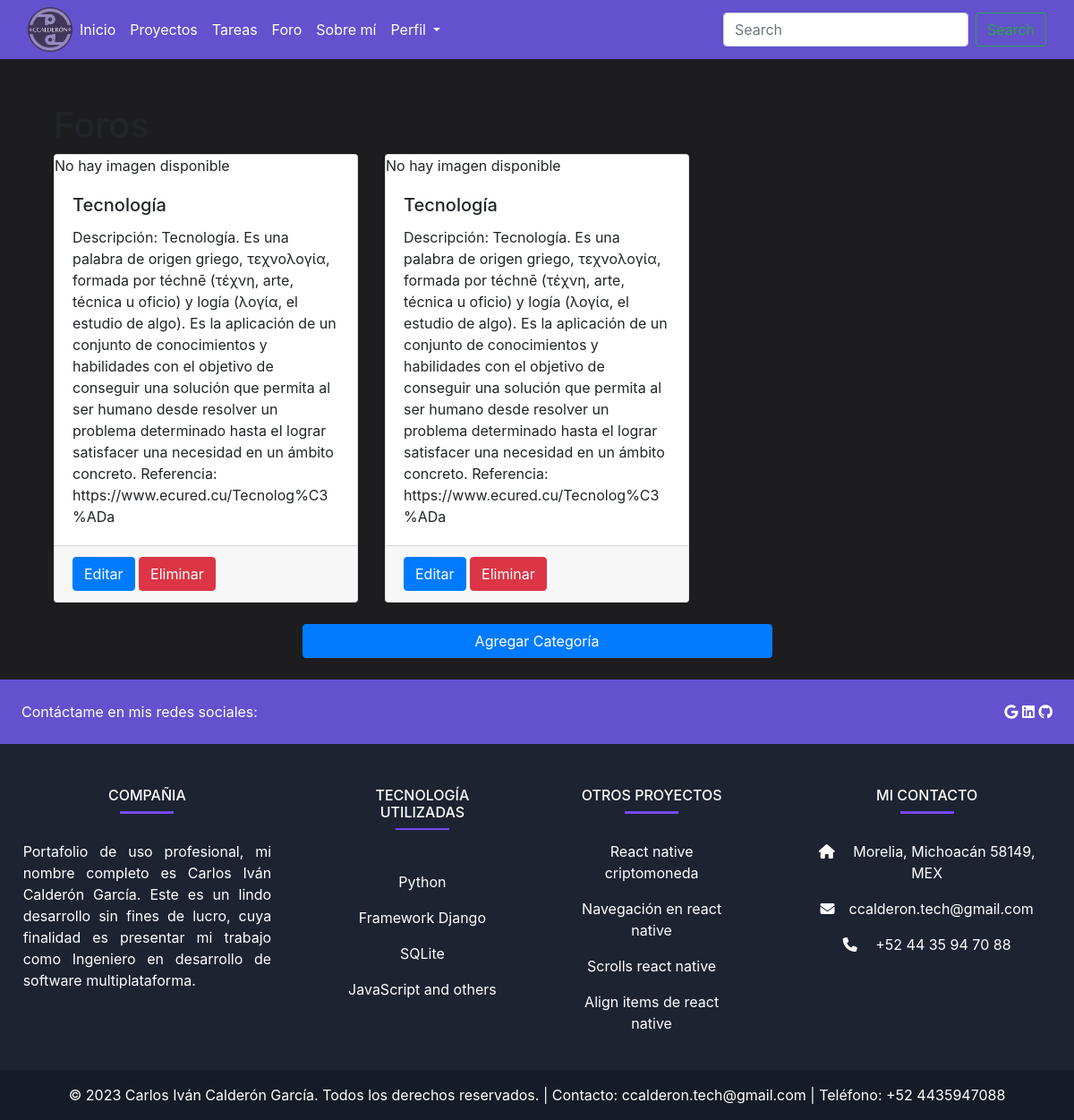
The app's page /foros/, older data.
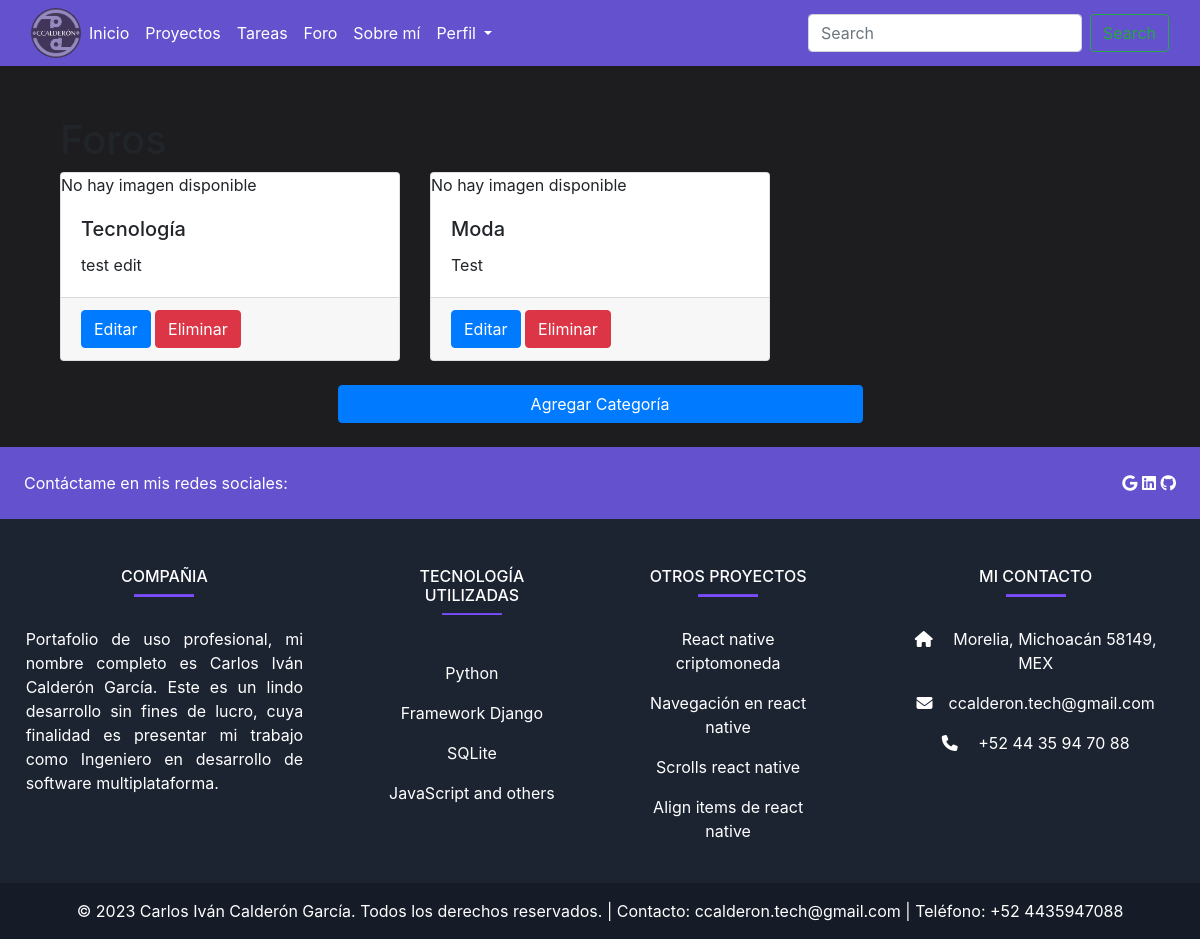
The same page, newer data.
### blog/models.py (models this page shows, shortened)
class CategoriaForo(models.Model):
    nombre = models.CharField(max_length=100)
    descripcion = models.TextField()
    fecha_creacion = models.DateTimeField(auto_now_add=True)
    fecha_modificacion = models.DateTimeField(auto_now=True)
    imagen = models.ImageField(upload_to='categoria_imagenes/', blank=True)
    class Meta:
        permissions = [
            ("crear_categoriaforo", "Puede agregar categoría de foro"),
            ("editar_categoriaforo", "Puede agregar categoría de foro"),
            ("eliminar_categoriaforo", "Puede eliminar categoría de foro"),
        ]

### blog/views.py (the view)
# urls.py: path("foros/", views.foros, name="foros"),
def foros(request):
    categorias = CategoriaForo.objects.all()
    return render(request, "foros.html", {"categorias": categorias})

### blog/templates/foros.html
{% extends 'base.html' %}
{% load static %}
{% block content %}
<div class="container">
  <h1>Foros</h1>
  <div class="row">
    {% for categoria in categorias %}
    <div class="col-lg-4 col-md-6 mb-4">
      <div class="card">
        {% if categoria.imagen %}
        <img src="{{ categoria.imagen.url }}" class="card-img-top" alt="{{ categoria.nombre }}">
        {% else %}
        <div class="no-imagen">No hay imagen disponible</div>
        {% endif %}
        <div class="card-body">
          <h5 class="card-title">{{ categoria.nombre }}</h5>
          <p class="card-text">{{ categoria.descripcion }}</p>
        </div>
        <div class="card-footer">
          <a href="{% url 'editar_categoria' categoria.id %}" class="btn btn-primary">Editar</a>
          <a href="{% url 'eliminar_categoria' categoria.id %}" class="btn btn-danger">Eliminar</a>
        </div>
      </div>
    </div>
    {% endfor %}
  </div>
  <div class="row justify-content-center mb-4">
    <div class="col-md-6">
      <a href="{% url 'crear_categoria' %}" class="btn btn-primary btn-block">Agregar Categoría</a>
    </div>
  </div>
</div>
{% endblock %}

### blog/templates/base.html (shortened to what this page needs)
{% load static %}
<!doctype html>
<html lang="en">
<head>
    <link rel="stylesheet" href="https://cdn.jsdelivr.net/npm/bootstrap@4.6.2/dist/css/bootstrap.min.css"
>
    <link rel='stylesheet' href='{% static "css/estilos.css"%}'>
    <link rel="stylesheet" href="https://cdnjs.cloudflare.com/ajax/libs/font-awesome/5.15.3/css/all.min.css"
 />
</head>
<body>
    {% include 'partials/_header.html' %}
    <div class="container">
        {% block content %}{%endblock%}
    </div>
    {% include 'partials/_footer.html' %}
</body>
</html>

### blog/templates/partials/_header.html (shortened to what this page needs)
{% load static %}
<nav class="navbar navbar-expand-lg navbar-light tone_purple mb-3">
    <div class="container-fluid">
        <img src="{% static 'image/logotipo.png' %}" alt="Logotipo" class="rounded-circle img-fluid logotipo-image">
        <div class="collapse navbar-collapse" id="navbarSupportedContent">
            <ul class="navbar-nav mr-auto">
                <li class="nav-item active">
                    <a class="nav-link text-white" href="/">Inicio <span class="sr-only">(current)</span></a>
                </li>
                <li class="nav-item">
                    <a class="nav-link text-white" href="/projects">Proyectos</a>
                </li>
                <li class="nav-item">
                    <a class="nav-link text-white" href="/tasks">Tareas</a>
                </li>
                <li class="nav-item">
                    <a class="nav-link text-white" href="/foros">Foro</a>
                </li>
                <li class="nav-item">
                    <a class="nav-link text-white" href="/about">Sobre mí</a>
                </li>
                <li class="nav-item dropdown">
                    {% if user.is_authenticated %}
                    <a class="nav-link dropdown-toggle text-white" href="#" id="navbarDropdown" role="button"
                        data-toggle="dropdown" aria-haspopup="true" aria-expanded="false">
                        <i class="bi bi-person-circle"></i> {{ user.username }}
                    </a>
                    {% else %}
                    <a class="nav-link dropdown-toggle text-white" href="#" id="navbarDropdown" role="button"
                        data-toggle="dropdown" aria-haspopup="true" aria-expanded="false">
                         Perfil
                    </a>
                    {% endif %}
                </li>
            </ul>
            <form class="form-inline my-2 my-lg-0">
                <input class="form-control mr-sm-2" type="search" placeholder="Search" aria-label="Search">
                <button class="btn btn-outline-success my-2 my-sm-0" type="submit">Search</button>
            </form>
        </div>
    </div>
</nav>

### blog/templates/partials/_footer.html (shortened to what this page needs)
<footer class="text-white" style="background-color: #1c2331">
    <section class="d-flex justify-content-between p-4" style="background-color: #6351ce">
        <div class="me-5">
            <span>Contáctame en mis redes sociales:</span>
        </div>
        <div>
            <a href="mailto:ccalderon.tech@gmail.com" class="text-white me-4">
                <i class="fab fa-google"></i>
            </a>
            <a href="https://www.linkedin.com/in/carlos-iv%C3%A1n-calder%C3%B3n/" class="text-white me-4">
                <i class="fab fa-linkedin"></i>
            </a>
            <a href="https://github.com/iCharly666/portafolio" class="text-white me-4">
                <i class="fab fa-github"></i>
            </a>
        </div>
    </section>
    <section>
        <div class="text-center text-md-start mt-5">
            <div class="row mt-3">
                <div class="col-md-3 col-lg-4 col-xl-3 mx-auto mb-4">
                    <h6 class="text-uppercase fw-bold">Compañia</h6>
                    <hr class="mb-4 mt-0 d-inline-block mx-auto"
                        style="width: 60px; background-color: #7c4dff; height: 2px">
                    <p class="text-justify">Portafolio de uso profesional, mi nombre completo es Carlos Iván Calderón
                        García. Este es un lindo desarrollo sin fines de lucro, cuya finalidad es presentar mi trabajo
                        como Ingeniero en desarrollo de software multiplataforma.</p>
                </div>
                <div class="col-md-2 col-lg-2 col-xl-2 mx-auto mb-4">
                    <h6 class="text-uppercase fw-bold">Tecnología Utilizadas</h6>
                    <hr class="mb-4 mt-0 d-inline-block mx-auto"
                        style="width: 60px; background-color: #7c4dff; height: 1px">
                    <p><a href="#!" class="text-white">Python</a></p>
                    <p><a href="#!" class="text-white">Framework Django</a></p>
                    <p><a href="#!" class="text-white">SQLite</a></p>
                    <p><a href="#!" class="text-white">JavaScript and others</a></p>
                </div>
                <div class="col-md-3 col-lg-2 col-xl-2 mx-auto mb-4">
                    <h6 class="text-uppercase fw-bold">Otros proyectos</h6>
                    <hr class="mb-4 mt-0 d-inline-block mx-auto"
                        style="width: 60px; background-color: #7c4dff; height: 2px">
                    <p><a href="https://snack.expo.dev/@icharly/criptomonedas" class="text-white">React native
                            criptomoneda</a></p>
                    <p><a href="https://snack.expo.dev/@icharly/64a317" class="text-white">Navegación en react
                            native</a></p>
                    <p><a href="https://snack.expo.dev/@icharly/combinada" class="text-white">Scrolls react native</a>
                    </p>
                    <p><a href="https://snack.expo.dev/@icharly/uplifting-turkish-delight" class="text-white">Align
                            items de react native</a></p>
                </div>
                <div class="col-md-4 col-lg-3 col-xl-3 mx-auto mb-md-0 mb-4">
                    <h6 class="text-uppercase fw-bold">Mi Contacto</h6>
                    <hr class="mb-4 mt-0 d-inline-block mx-auto"
                        style="width: 60px; background-color: #7c4dff; height: 2px">
                    <p><i class="fas fa-home mr-3"></i> Morelia, Michoacán 58149, MEX</p>
                    <p><i class="fas fa-envelope mr-3"></i>ccalderon.tech@gmail.com</p>
                    <p><i class="fas fa-phone mr-3"></i> +52 44 35 94 70 88</p>
                </div>
            </div>
        </div>
    </section>
    <div class="text-center p-3" style="background-color: rgba(0, 0, 0, 0.2)">
        &copy; 2023 Carlos Iván Calderón García. Todos los derechos reservados. | Contacto: ccalderon.tech@gmail.com |
        Teléfono: +52 4435947088
    </div>
</footer>

### blog/static/css/estilos.css (style rules this page uses)
* { margin: 0; padding: 0; }
body { height: 100%; background: #1d1d20; }
.logotipo-image { width: 50px; height: 50px; }
.tone_purple { background-color: #6351ce; }
.container { margin-top: 50px; }

Row changes from the older to the newer data that the page shows:
removed CategoriaForo: imagen "No hay imagen disponible", nombre "Tecnología", descripcion "Descripción: Tecnología. Es una palabra de origen griego, τεχνολογία, formada por téchnē (τέχνη, arte, técnica u oficio) y logía (λογία, el estudio de algo). Es la aplicación de un conjunto de conocimientos y habilidades con el objetivo de conseguir una solución que permita al ser humano desde resolver un problema determinado hasta el lograr satisfacer una necesidad en un ámbito concreto. Referencia: https://www.ecured.cu/Tecnolog%C3%ADa"
changed CategoriaForo "Tecnología": descripcion "Descripción: Tecnología. Es una palabra de origen griego, τεχνολογία, formada por téchnē (τέχνη, arte, técnica u oficio) y logía (λογία, el estudio de algo). Es la aplicación de un conjunto de conocimientos y habilidades con el objetivo de conseguir una solución que permita al ser humano desde resolver un problema determinado hasta el lograr satisfacer una necesidad en un ámbito concreto. Referencia: https://www.ecured.cu/Tecnolog%C3%ADa" → "test edit"
added CategoriaForo: imagen "No hay imagen disponible", nombre "Moda", descripcion "Test"
